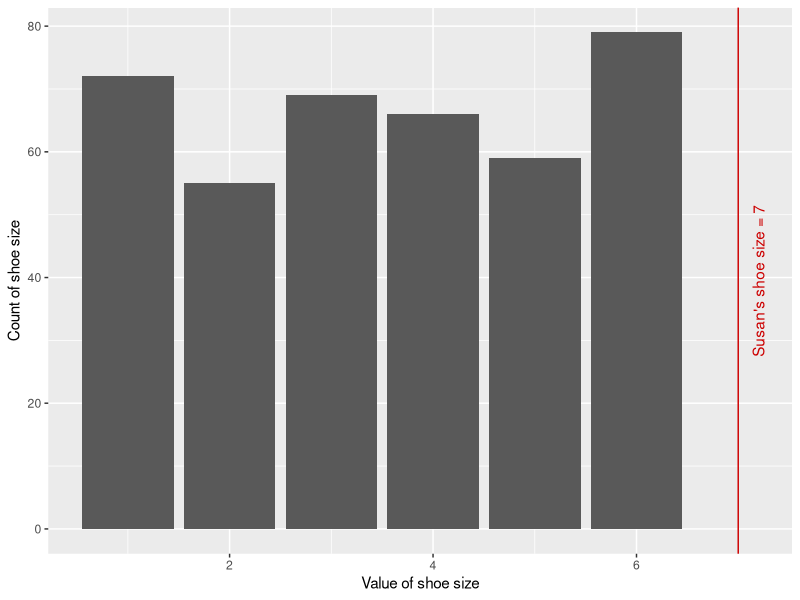

Write R code to recreate this figure.
## ---- chunk 1
library(readr)
library(dplyr)
library(ggplot2)
## ---- chunk 2
# this code here is a little bit too advanced for this course, so hidden for now

uniform_data <- function(n, dof, range, val, name, varname) {
  
  data <- tibble(patient=1:n, val=sample(1:range, n, replace=T))
  
  if (dof > 1) {
    
  for(i in 1:(dof-1)) {
    data <- data %>% mutate(val=(val + sample(1:range, n, replace=T)))  
  }
    data <- data %>% mutate(val=(val / dof))
  }                      
  ggplot(data) +
  geom_bar(aes(val)) +
  geom_vline(xintercept=val, color="#cc0000") +
  annotate("text", x=(val+(0.2)), y=0.5*(max(data %>% count(val))), label=paste0(name, "'s ", varname, " = ", val), angle=90, color="#cc0000") +
    xlab(paste0("Value of ", varname)) +
    ylab(paste0("Count of ", varname))
}

uniform_data(400, 1, 6, 7, "Susan", "shoe size")

